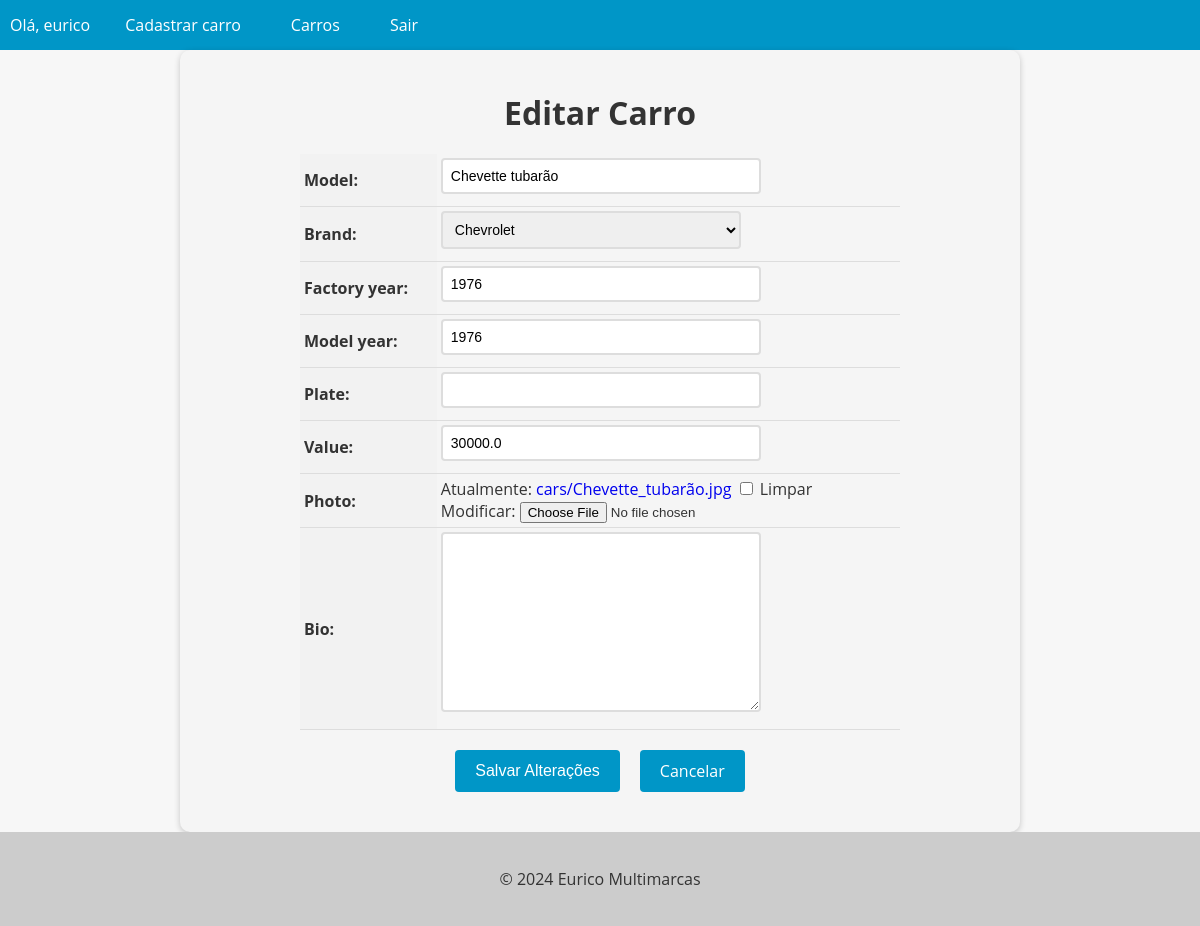
The page /car/2/update/ (signed in) on the database as committed earlier.
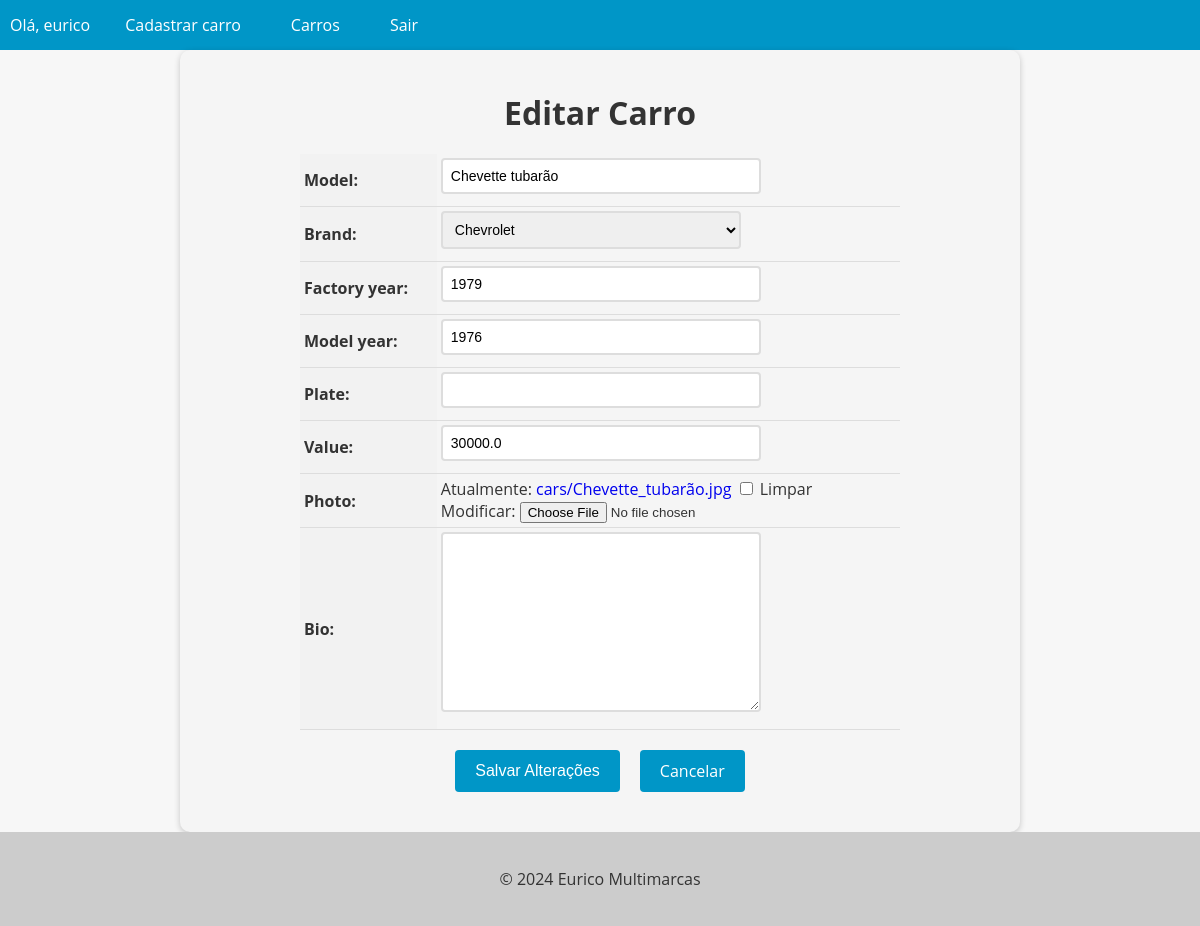
The same page on the database as committed later.
### cars/models.py (models this page shows, shortened)
class Car(models.Model):
    id = models.AutoField(primary_key=True)
    model = models.CharField(max_length=200)
    brand = models.ForeignKey(Brand, on_delete=models.PROTECT, related_name='car_brand')
    factory_year = models.IntegerField(blank=True, null=True)
    model_year = models.IntegerField(blank=True, null=True)
    plate = models.CharField(max_length=10, blank=True, null=True)
    value = models.FloatField(blank=True, null=True)
    photo = models.ImageField(upload_to='cars/', blank=True, null=True)
    bio = models.TextField(blank=True, null=True)

### cars/views.py (the view, shortened to what this page needs)
# urls.py: path('car/<int:pk>/update/', CarUpdateView.as_view(), name='car_update'),
@method_decorator(login_required(login_url='login'), name='dispatch')
class CarUpdateView(UpdateView):
    model = Car
    form_class = CarModelForm
    template_name = 'car_update.html'

### cars/forms.py (shortened to what this page needs)
class CarModelForm(forms.ModelForm):
    class Meta:
        model = Car
        fields = '__all__'

### cars/models.py (called while the page is built)
    def __str__(self):
        return self.name

### cars/templates/car_update.html (shortened to what this page needs)
{% extends "base.html" %}
{% block content %}
  <form method="post" enctype="multipart/form-data">
    <h1>Editar Carro</h1>
    <table>
      {{ form.as_table }}
    </table>
    <div>
      <div class="buttons-container">
        <input type="submit" value="Salvar Alterações" class="btn btn-primary">
        <a href="{% url 'cars_list' %}" class="btn btn-secondary">Cancelar</a>
      </div>
    </div>
  </form>
{% endblock %}

Rows that differ between the two databases and show on the page:
changed Car "Chevette tubarão": factory_year "1976" → "1979"
